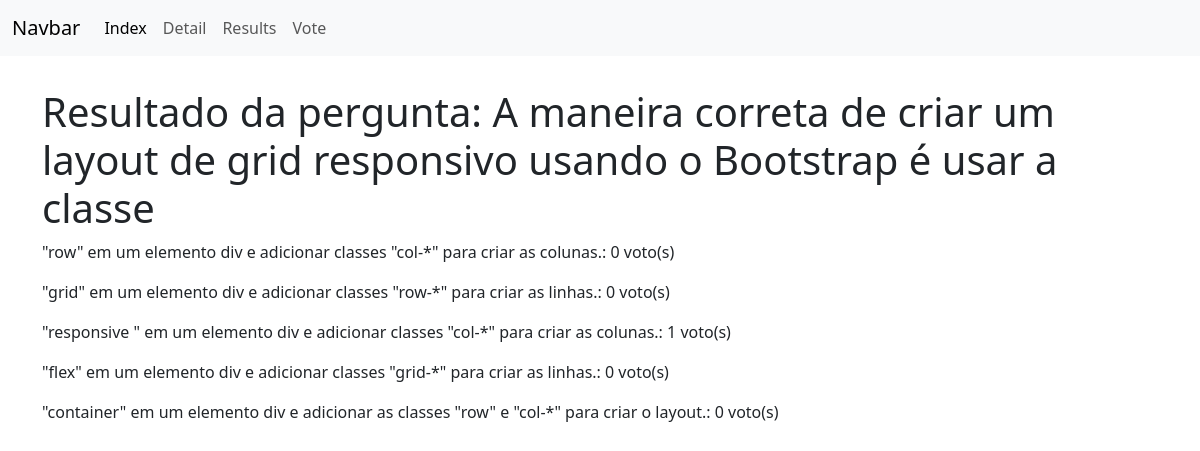
Screenshot of /polls/3/results/ with the database file from the repository.
### polls/models.py (models this page shows)
class Question(models.Model):
    question_text = models.CharField(max_length=200)
    pub_date = models.DateTimeField('date published')
    imagem = models.ImageField(upload_to ='uploads/', default="")

class Choice(models.Model):
    question = models.ForeignKey(Question, on_delete=models.CASCADE)
    choice_text = models.CharField(max_length=200)
    votes = models.IntegerField(default=0)

### polls/views.py (the view)
# urls.py: path('<int:question_id>/results/', views.results, name='results'),
def results(request, question_id):
    questao = Question.objects.get(id=question_id)
    opcoes = Choice.objects.filter(question = question_id)
    context = {
        'pergunta': questao,
        'respostas': opcoes
    }
    return render(request, 'results.html', context)

### polls/templates/results.html
{% extends "base.html" %}
{% block body %}
<h1>Resultado da pergunta: {{pergunta.question_text}}</h1>
{% for resposta in respostas %}
<p>
    {{resposta.choice_text}}: {{resposta.votes}} voto(s)
</p>
{% endfor %}
{% endblock %}

### polls/templates/base.html (shortened to what this page needs)
<!doctype html>
<html lang="en">
  <head>
    <link href="https://cdn.jsdelivr.net/npm/bootstrap@5.3.0-alpha1/dist/css/bootstrap.min.css" rel="stylesheet">
  </head>
  <body>
    <nav class="navbar navbar-expand-lg bg-body-tertiary">
      <div class="container-fluid">
        <a class="navbar-brand" href="#">Navbar</a>
        <div class="collapse navbar-collapse" id="navbarSupportedContent">
          <ul class="navbar-nav me-auto mb-2 mb-lg-0">
            <li class="nav-item">
              <a class="nav-link active" aria-current="page" href="{% url 'index' %}">Index</a>
            </li>
            <li class="nav-item">
              <a class="nav-link" href="{% url 'detail' 34 %}">Detail</a>
            </li>
            <li class="nav-item">
              <a class="nav-link" href="{% url 'results' 34 %}">Results</a>
            </li>
            <li class="nav-item">
              <a class="nav-link" href="{% url 'vote' 34 %}">Vote</a>
            </li>
          </ul>
        </div>
      </div>
    </nav>
    <div class="container">
      <div class="row">
        <div class="col-12 py-3">
        </div>
        <div class="col-12">
          {% block body %} {% endblock %}
        </div>
      </div>
    </div>
  </body>
</html>

### rows the page displays
Question: question_text "A maneira correta de criar um layout de grid responsivo usando o Bootstrap é usar a classe"
Choice: choice_text "\"row\" em um elemento div e adicionar classes \"col-*\" para criar as colunas.", votes "0"
Choice: choice_text "\"grid\" em um elemento div e adicionar classes \"row-*\" para criar as linhas.", votes "0"
Choice: choice_text "\"responsive \" em um elemento div e adicionar classes \"col-*\" para criar as colunas.", votes "1"
Choice: choice_text "\"flex\" em um elemento div e adicionar classes \"grid-*\" para criar as linhas.", votes "0"
Choice: choice_text "\"container\" em um elemento div e adicionar as classes \"row\" e \"col-*\" para criar o layout.", votes "0"
